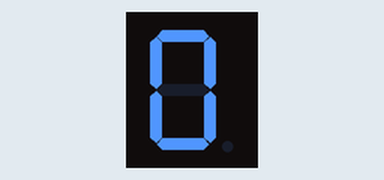
The sketch below on a simulated Arduino Uno, built with avr-gcc and run on an emulated ATmega328P. On the bench: 1-digit seven-segment display. Wiring (inferred from the names in the program): 1-digit 7-segment display, segments lit when LOW: segments pin 12, pin 13, pin 9, pin 8, pin 7, pin 11, pin 10. The segment pins are drawn as the display they are named for.

Above: at 0.1 s.
At 1.1 s:
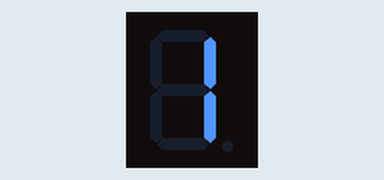
At 2.1 s:
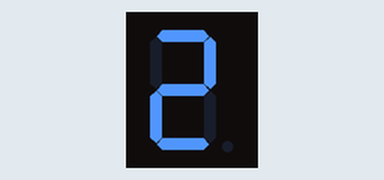
At 4.1 s:
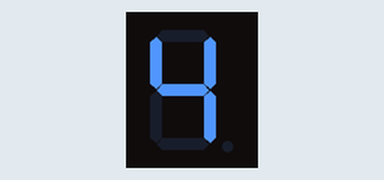
At 6.1 s:
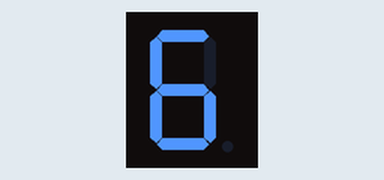
At 9.1 s:
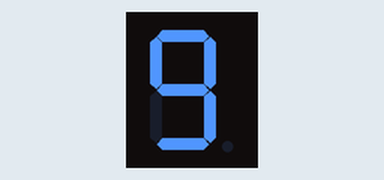

Measured:
- by itself, everything shown: repeats every 12.0 s, in 10 steps
- what the display in image 1 shows lasts 1.0 s, from 1.0 s to 2.0 s
- what the display in image 5 shows lasts 3.0 s, from 9.0 s to 12.0 s

The sketch:

Contador_digital.ino
```cpp
// Projeto 14 contador digital

int segE = 7;
int segD = 8;
int segC = 9;
int segB = 13;
int segA = 12;
int segF = 11;
int segG = 10;

void setup() {
  pinMode(segE, OUTPUT);
  pinMode(segD, OUTPUT);
  pinMode(segC, OUTPUT);
  pinMode(segB, OUTPUT);
  pinMode(segA, OUTPUT);
  pinMode(segF, OUTPUT);
  pinMode(segG, OUTPUT);
}

void loop()
{
  acende0();
  delay(1000);
  acende1();
  delay(1000);
  acende2();
  delay(1000);
  acende3();
  delay(1000);
  acende4();
  delay(1000);
  acende5();
  delay(1000);
  acende6();
  delay(1000);
  acende7();
  delay(1000);
  acende8();
  delay(1000);
  acende9();
  delay(3000);
}

void acende0()
{
  digitalWrite(segE, LOW);
  digitalWrite(segD, LOW);
  digitalWrite(segC, LOW);
  digitalWrite(segB, LOW);
  digitalWrite(segA, LOW);
  digitalWrite(segF, LOW);
  digitalWrite(segG, HIGH);
}
void acende1()
{
  digitalWrite(segE, HIGH);
  digitalWrite(segD, HIGH);
  digitalWrite(segC, LOW);
  digitalWrite(segB, LOW);
  digitalWrite(segA, HIGH);
  digitalWrite(segF, HIGH);
  digitalWrite(segG, HIGH);
}
void acende2()
{
  digitalWrite(segE, LOW);
  digitalWrite(segD, LOW);
  digitalWrite(segC, HIGH);
  digitalWrite(segB, LOW);
  digitalWrite(segA, LOW);
  digitalWrite(segF, HIGH);
  digitalWrite(segG, LOW);
}
void acende3()
{
  digitalWrite(segE, HIGH);
  digitalWrite(segD, LOW);
  digitalWrite(segC, LOW);
  digitalWrite(segB, LOW);
  digitalWrite(segA, LOW);
  digitalWrite(segF, HIGH);
  digitalWrite(segG, LOW);
}
void acende4()
{
  digitalWrite(segE, HIGH);
  digitalWrite(segD, HIGH);
  digitalWrite(segC, LOW);
  digitalWrite(segB, LOW);
  digitalWrite(segA, HIGH);
  digitalWrite(segF, LOW);
  digitalWrite(segG, LOW);
}
void acende5()
{
  digitalWrite(segE, HIGH);
  digitalWrite(segD, LOW);
  digitalWrite(segC, LOW);
  digitalWrite(segB, HIGH);
  digitalWrite(segA, LOW);
  digitalWrite(segF, LOW);
  digitalWrite(segG, LOW);
}
void acende6()
{
  digitalWrite(segE, LOW);
  digitalWrite(segD, LOW);
  digitalWrite(segC, LOW);
  digitalWrite(segB, HIGH);
  digitalWrite(segA, LOW);
  digitalWrite(segF, LOW);
  digitalWrite(segG, LOW);
}
void acende7()
{
  digitalWrite(segE, HIGH);
  digitalWrite(segD, HIGH);
  digitalWrite(segC, LOW);
  digitalWrite(segB, LOW);
  digitalWrite(segA, LOW);
  digitalWrite(segF, HIGH);
  digitalWrite(segG, HIGH);
}
void acende8()
{
  digitalWrite(segE, LOW);
  digitalWrite(segD, LOW);
  digitalWrite(segC, LOW);
  digitalWrite(segB, LOW);
  digitalWrite(segA, LOW);
  digitalWrite(segF, LOW);
  digitalWrite(segG, LOW);
}
void acende9()
{
  digitalWrite(segE, HIGH);
  digitalWrite(segD, LOW);
  digitalWrite(segC, LOW);
  digitalWrite(segB, LOW);
  digitalWrite(segA, LOW);
  digitalWrite(segF, LOW);
  digitalWrite(segG, LOW);
}
```
